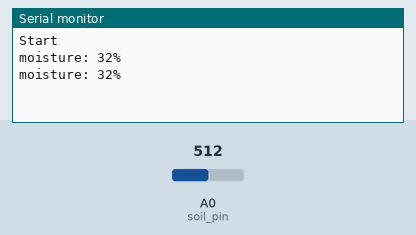
A sketch run on a simulated Arduino Uno, built with avr-gcc and run on an emulated ATmega328P. Parts: the last lines printed to the serial monitor. Inputs (shaded band) come from the test bench; at power-on: A0 (soil_pin) = 512.

Above: at 1.4 s.
1.5 s: A0 (soil_pin) set to 670
At 2.6 s:
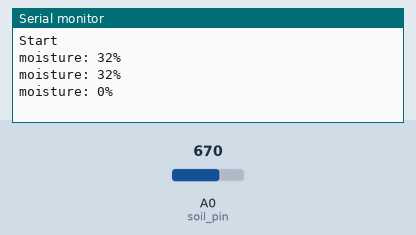
3.0 s: A0 (soil_pin) set to 650
At 4.0 s:
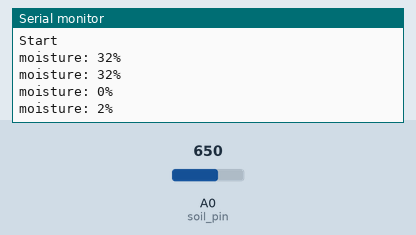
Timing chart, 0 to 6.0 s (numbered marks = the images above; inputs shaded):
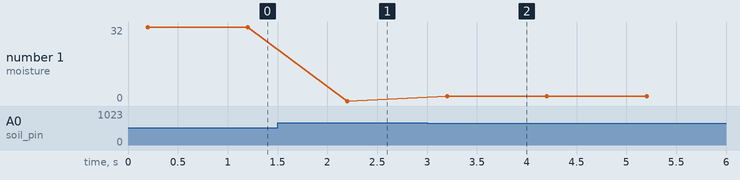

Measured:
- after the input at 1.5 s, the serial monitor: prints a new line after 0.70 s (image 1)
- after the input at 3.0 s, the serial monitor: prints a new line after 0.20 s (image 2)
- plotted number 1: 32 → 0 after the input at 1.5 s, 0 → 2 after the input at 3.0 s

The sketch:

Soil_Moisture_Sensor.ino
```cpp
int soil_val = 0; // moisture value
int soil_pin = A0; // pin plugged into
int max_val = 660;
int min_val = 200;

void setup() {
  Serial.begin(9600);// open serial for communication
  delay(100);// serial is tooo old
  Serial.println("Start");//check it works
  delay(100);
}

void loop() {
  soil_val = analogRead(soil_pin);
  if(soil_val>max_val){
    soil_val = max_val;
  }
  if(soil_val<min_val){
    soil_val = min_val;
  }
  soil_val = map (soil_val, max_val,min_val,0,100);
  Serial.print("moisture: ");
  Serial.print(soil_val);
  Serial.println("%");
  delay(1000);
}
```
